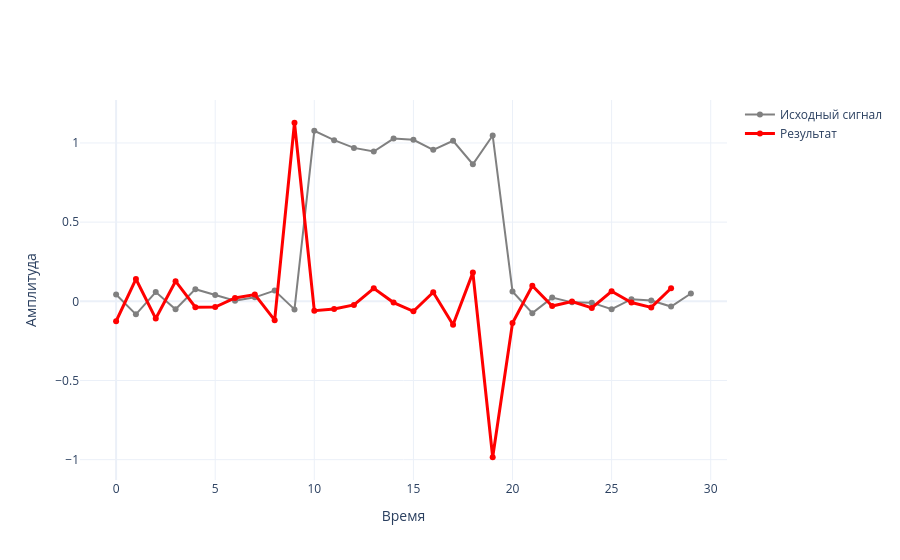

Here is the notebook cell this chart was saved with:
### Code cell
fig = go.Figure()

# Исходный сигнал
fig.add_trace(go.Scatter(
    x=np.arange(len(signal)), y=signal,
    mode='lines+markers', name='Исходный сигнал',
    line=dict(color='gray', width=2)
))

# Результат детекции
fig.add_trace(go.Scatter(
    x=np.array(indices), y=results,
    mode='lines+markers', name='Результат',
    line=dict(color='red', width=3)
))

fig.update_layout(
    # title="Детектирование всплеска через скалярное произведение",
    xaxis_title="Время",
    yaxis_title="Амплитуда",
    template="plotly_white",
    hovermode="x unified"
)

fig.show()

### Figure 1 — Plotly figure (JSON) as saved in the notebook; plotly's stock layout.template omitted (floating-point values rounded to 4 significant figures)
{"data": [{"line": {"color": "gray", "width": 2}, "mode": "lines+markers", "name": "Исходный сигнал", "x": [0, 1, 2, 3, 4, 5, 6, 7, 8, 9, 10, 11, 12, 13, 14, 15, 16, 17, 18, 19, 20, 21, 22, 23, 24, 25, 26, 27, 28, 29], "y": [0.04356, -0.08223, 0.05852, -0.05024, 0.07677, 0.03964, 0.003617, 0.0251, 0.06811, -0.05101, 1.077, 1.018, 0.969, 0.946, 1.028, 1.02, 0.9569, 1.014, 0.8656, 1.047, 0.0623, -0.07475, 0.02343, -0.006479, -0.008313, -0.0499, 0.01338, 0.005582, -0.03313, 0.04925], "type": "scatter"}, {"line": {"color": "red", "width": 3}, "mode": "lines+markers", "name": "Результат", "x": [0, 1, 2, 3, 4, 5, 6, 7, 8, 9, 10, 11, 12, 13, 14, 15, 16, 17, 18, 19, 20, 21, 22, 23, 24, 25, 26, 27, 28], "y": [-0.1258, 0.1407, -0.1088, 0.127, -0.03713, -0.03602, 0.02149, 0.043, -0.1191, 1.128, -0.05887, -0.04889, -0.023, 0.08204, -0.007954, -0.06317, 0.05707, -0.1483, 0.1814, -0.9847, -0.1371, 0.09817, -0.02991, -0.001834, -0.04159, 0.06328, -0.007795, -0.03871, 0.08238], "type": "scatter"}], "layout": {"xaxis": {"title": {"text": "Время"}}, "yaxis": {"title": {"text": "Амплитуда"}}, "hovermode": "x unified"}}
